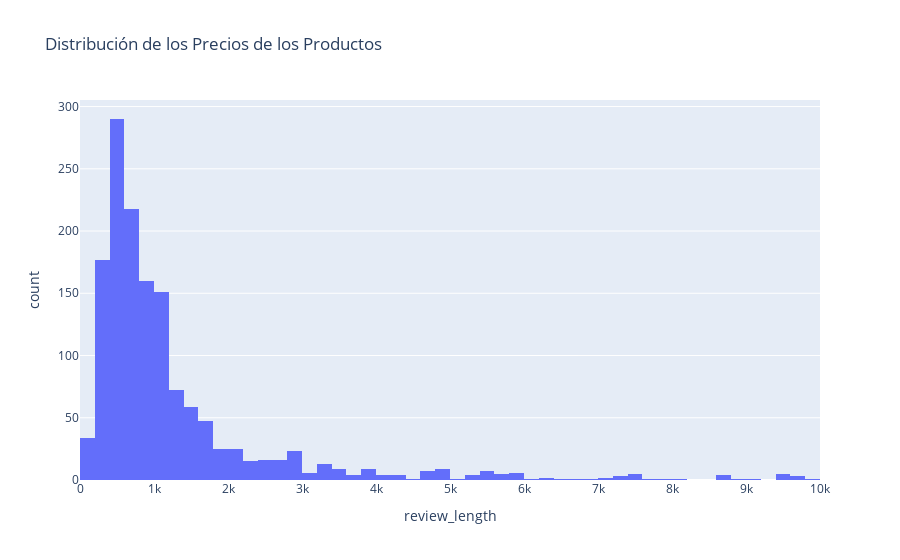

Notebook source saved alongside this figure:
### Code cell
df["review_length"] = df["review_content"].str.len()
fig = px.histogram(df, x="review_length", title="Distribución de los Precios de los Productos",  range_x=[0, 10000])
fig.show()

### Figure 1 — Plotly figure (JSON) as saved in the notebook; plotly's stock layout.template omitted (floating-point values rounded to 4 significant figures; data arrays with more than 128 entries replaced by an {"elided": "..."} marker saying what was removed)
{"data": [{"alignmentgroup": "True", "bingroup": "x", "hovertemplate": "review_length=%{x}<br>count=%{y}<extra></extra>", "legendgroup": "", "marker": {"color": "#636efa", "pattern": {"shape": ""}}, "name": "", "offsetgroup": "", "orientation": "v", "showlegend": false, "type": "histogram", "x": {"elided": "1465 int values"}, "xaxis": "x", "yaxis": "y"}], "layout": {"barmode": "relative", "legend": {"tracegroupgap": 0}, "title": {"text": "Distribución de los Precios de los Productos"}, "xaxis": {"anchor": "y", "domain": [0, 1], "range": [0, 10000], "title": {"text": "review_length"}}, "yaxis": {"anchor": "x", "domain": [0, 1], "title": {"text": "count"}}}}
